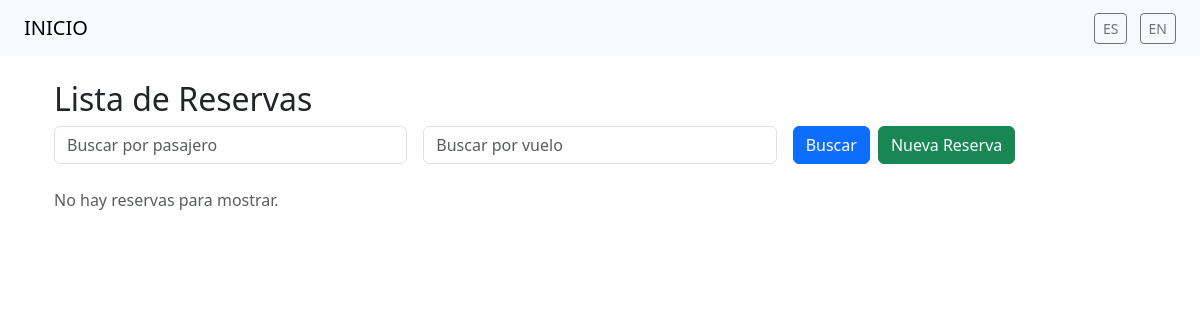
Before: /es/reservas/ with the older database file.
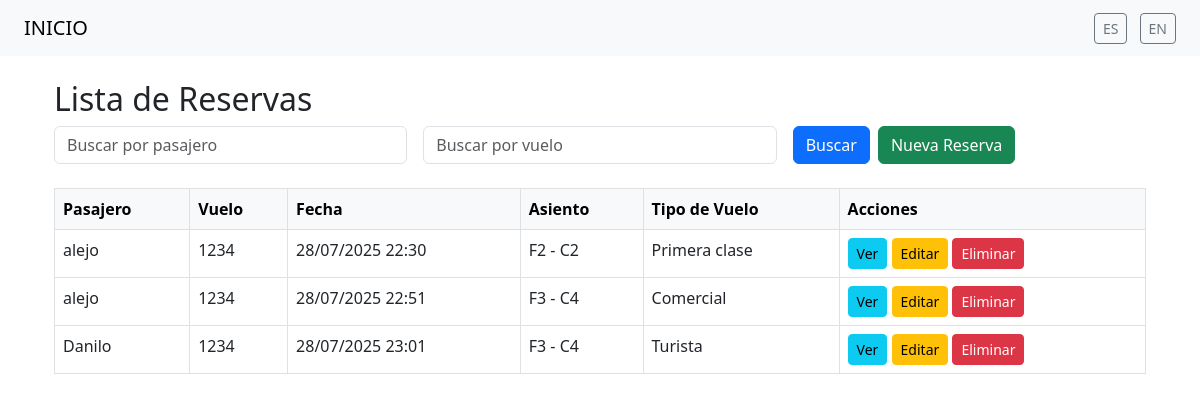
After: the same page with the newer database file.
### reservas/models.py (models this page shows, shortened)
class Reserva(models.Model):
    pasajero = models.ForeignKey(User, on_delete=models.CASCADE)
    vuelo = models.ForeignKey(Vuelo, on_delete=models.CASCADE)
    fecha_reserva = models.DateTimeField(auto_now_add=True)
    fila = models.IntegerField()
    columna = models.CharField(max_length=2)
    tipo_vuelo = models.ForeignKey(TipoVuelo, on_delete=models.SET_NULL, null=True)
    activo = models.BooleanField(default=True)

### vuelos/models.py (models this page shows, shortened)
class Vuelo(models.Model):
    codigo_vuelo = models.CharField(max_length=20, unique=True)
    origen_principal = models.ForeignKey(Localidad, related_name='vuelos_origen', on_delete=models.CASCADE, null=True, blank=True)
    destino_principal = models.ForeignKey(Localidad, related_name='vuelos_destino', on_delete=models.CASCADE, null=True, blank=True)
    fecha_salida_estimada = models.DateTimeField()
    fecha_llegada_estimada = models.DateTimeField()
    km_totales = models.PositiveIntegerField(null=True, blank=True)
    avion_asignado = models.ForeignKey(Avion, on_delete=models.SET_NULL, null=True, blank=True)
    activo = models.BooleanField(default=True)
    cargado_por = models.ForeignKey(User, on_delete=models.SET_NULL, null=True)
    fecha_carga = models.DateTimeField(auto_now_add=True)
    class Meta:
        verbose_name = _("Vuelo")
        verbose_name_plural = _("Vuelos")
        ordering = ['fecha_salida_estimada']

### core/models.py (models this page shows, shortened)
class TipoVuelo(models.Model):
    name = models.CharField(max_length=100)
    activo = models.BooleanField(default=True)

### reservas/views.py (the view)
# urls.py: path('', views.ReservaListView.as_view(), name='reserva_list'),
class ReservaListView(ListView):
    model = Reserva
    template_name = 'reserva_list.html'
    def get_queryset(self):
        queryset = super().get_queryset()
        if self.request.user.is_authenticated and not self.request.user.is_superuser:
            queryset = queryset.filter(pasajero=self.request.user)
        vuelo = self.request.GET.get('vuelo')
        if vuelo:
            queryset = queryset.filter(vuelo__codigo_vuelo__icontains=vuelo)
        return queryset

### reservas/templates/reserva_list.html (shortened to what this page needs)
{% extends 'base.html' %}
{% load i18n %}
{% block content %}
<div class="container mt-4">
  <h2>{% trans "Lista de Reservas" %}</h2>
  <form method="get" class="row g-3 mb-4">
    <div class="col-md-4">
      <input type="text" name="pasajero" class="form-control" placeholder="{% trans 'Buscar por pasajero' %}" value="{{ request.GET.pasajero }}">
    </div>
    <div class="col-md-4">
      <input type="text" name="vuelo" class="form-control" placeholder="{% trans 'Buscar por vuelo' %}" value="{{ request.GET.vuelo }}">
    </div>
    <div class="col-md-4 d-flex">
      <button type="submit" class="btn btn-primary me-2">{% trans "Buscar" %}</button>
      <a href="{% url 'crear_reserva' %}" class="btn btn-success">{% trans "Nueva Reserva" %}</a>
    </div>
  </form>
  {% if object_list %}
  <table class="table table-bordered table-hover">
    <thead class="table-light">
      <tr>
        <th>{% trans "Pasajero" %}</th>
        <th>{% trans "Vuelo" %}</th>
        <th>{% trans "Fecha" %}</th>
        <th>{% trans "Asiento" %}</th>
        <th>{% trans "Tipo de Vuelo" %}</th>
        <th>{% trans "Acciones" %}</th>
      </tr>
    </thead>
    <tbody>
      {% for reserva in object_list %}
      <tr>
        <td>{{ reserva.pasajero.username }}</td>
        <td>{{ reserva.vuelo.codigo_vuelo }}</td>
        <td>{{ reserva.fecha_reserva|date:"d/m/Y H:i" }}</td>
        <td>F{{ reserva.fila }} - C{{ reserva.columna }}</td>
        <td>{{ reserva.tipo_vuelo.name }}</td>
        <td>
          <a href="{% url 'reserva_detail' reserva.pk %}" class="btn btn-sm btn-info">{% trans "Ver" %}</a>
          <a href="{% url 'reserva_update' reserva.pk %}" class="btn btn-sm btn-warning">{% trans "Editar" %}</a>
          <a href="{% url 'reserva_delete' reserva.pk %}" class="btn btn-sm btn-danger">{% trans "Eliminar" %}</a>
        </td>
      </tr>
      {% endfor %}
    </tbody>
  </table>
  {% else %}
    <p class="text-muted">{% trans "No hay reservas para mostrar." %}</p>
  {% endif %}
</div>
{% endblock %}

### home/templates/base.html (shortened to what this page needs)
{% load i18n %}
<!DOCTYPE html>
<html lang="{{ LANGUAGE_CODE }}">
<head>
    <link href="https://cdn.jsdelivr.net/npm/bootstrap@5.3.0/dist/css/bootstrap.min.css" rel="stylesheet">
</head>
<body>
    <nav class="navbar navbar-expand-lg navbar-light bg-light px-4">
        <a class="navbar-brand" href="{% url 'home' %}">{% trans "INICIO" %}</a>
        <div class="ms-auto">
            <form action="{% url 'set_language' %}" method="post" class="d-inline">
                <button class="btn btn-sm btn-outline-secondary">ES</button>
            </form>
            <form action="{% url 'set_language' %}" method="post" class="d-inline ms-2">
                <button class="btn btn-sm btn-outline-secondary">EN</button>
            </form>
        </div>
    </nav>
    <main class="container mt-4">
        {% block content %}{% endblock %}
    </main>
</body>
</html>

Changed rows visible on the page:
added Reserva: pasajero.username "alejo", vuelo.codigo_vuelo "1234", fecha_reserva "28/07/2025 22:30", fila "2", columna "2", tipo_vuelo.name "Primera clase"
added Reserva: pasajero.username "alejo", vuelo.codigo_vuelo "1234", fecha_reserva "28/07/2025 22:51", fila "3", columna "4", tipo_vuelo.name "Comercial"
added Reserva: pasajero.username "Danilo", vuelo.codigo_vuelo "1234", fecha_reserva "28/07/2025 23:01", fila "3", columna "4", tipo_vuelo.name "Turista"
Other visible differences:
text no longer shown: "No hay reservas para mostrar."
text now shown: "Pasajero Vuelo Fecha Asiento Tipo de Vuelo Acciones"
